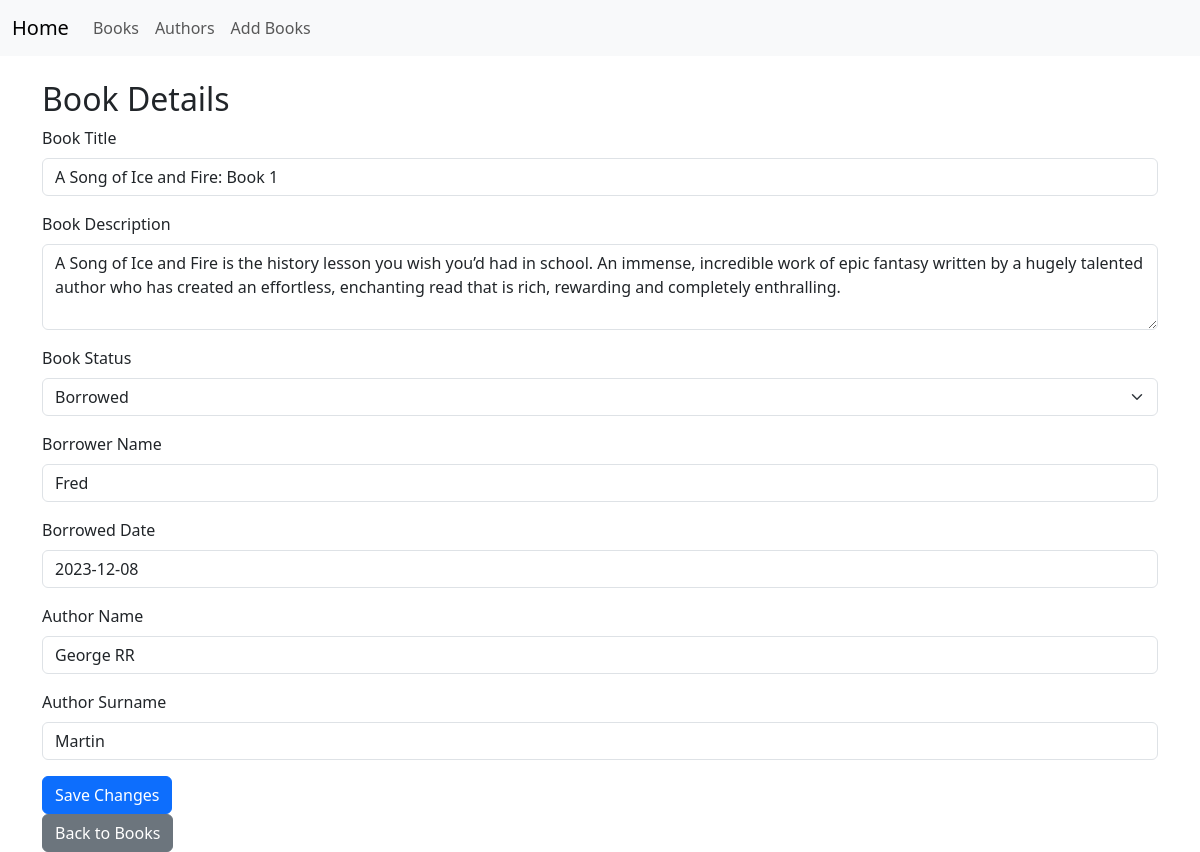
Screenshot of /books/1 with the database file from the repository.
### app/models.py (models this page shows, shortened)
class Book(db.Model):
    id = db.Column(db.Integer, primary_key=True)
    title = db.Column(db.String(100), unique=True, nullable=False)
    description = db.Column(db.Text)
    status_id = db.Column(db.Integer, db.ForeignKey('status.id'))
    authors = db.relationship('Author', secondary=book_authors, backref=db.backref('books', lazy='dynamic'))
    status = db.relationship('Status', backref='book_status', lazy=True)

class Status(db.Model):
    id = db.Column(db.Integer, primary_key=True)
    available = db.Column(db.Boolean, default=True)
    borrower_name = db.Column(db.String(100))
    borrowed_date = db.Column(db.String(100))

class Author(db.Model):
    id = db.Column(db.Integer, primary_key=True)
    name = db.Column(db.String(100), nullable=False)
    surname = db.Column(db.String(100), nullable=False)
    bio = db.Column(db.Text)

### app/routes.py (the view, shortened to what this page needs)
@app.route('/books/<int:book_id>', methods=['GET', 'POST'])
def books_details(book_id):
    book = Book.query.get(book_id)
    previous_status = book.status
    return render_template('book_details.html', book=book)

### app/templates/book_details.html (shortened to what this page needs)
{% extends "index.html" %}
{% block content %}
    <h2>Book Details</h2>
    <form method="POST">
        <div class="mb-3">
            <label for="title" class="form-label">Book Title</label>
            <input type="text" class="form-control" id="title" name="title" value="{{ book.title }}" required>
        </div>
        <div class="mb-3">
            <label for="description" class="form-label">Book Description</label>
            <textarea class="form-control" id="description" name="description" rows="3" required>{{ book.description }}</textarea>
        </div>
        <div class="mb-3">
            <label for="status" class="form-label">Book Status</label>
            <select class="form-select" id="status" name="status">
                {% if book.status.available %}
                    <option value="available" selected>Available</option>
                    <option value="borrowed">Borrowed</option>
                {% else %}
                    <option value="borrowed" selected>Borrowed</option>
                {% endif %}
            </select>
        </div>
        <div class="mb-3" id="borrowerDetails">
            <label for="borrower_name" class="form-label">Borrower Name</label>
            <input type="text" class="form-control" id="borrower_name" name="borrower_name" value="{{ book.status.borrower_name }}" {% if book.status.available %} disabled {% endif %}>
        </div>
        <div class="mb-3" id="borrowedDateDetails">
            <label for="borrowed_date" class="form-label">Borrowed Date</label>
            <input type="text" class="form-control" id="borrowed_date" name="borrowed_date" value="{{ book.status.borrowed_date }}" {% if book.status.available %} disabled {% endif %} readonly>
        </div>
        {% for author in book.authors %}
            <div class="mb-3">
                <label for="author_name{{ loop.index }}" class="form-label">Author Name</label>
                <input type="text" class="form-control" id="author_name{{ loop.index }}" name="author_name{{ loop.index }}" value="{{ author.name }}" required>
            </div>
            <div class="mb-3">
                <label for="author_surname{{ loop.index }}" class="form-label">Author Surname</label>
                <input type="text" class="form-control" id="author_surname{{ loop.index }}" name="author_surname{{ loop.index }}" value="{{ author.surname }}" required>
            </div>
        {% endfor %}
        <button type="submit" class="btn btn-primary">Save Changes</button>
    </form>
    <a href="{{ url_for('books') }}" class="btn btn-secondary">Back to Books</a>
{% endblock %}

### rows the page displays
Book: title "A Song of Ice and Fire: Book 1", description "A Song of Ice and Fire is the history lesson you wish you’d had in school. An immense, incredible work of epic fantasy written by a hugely talented author who has created an effortless, enchanting read that is rich, rewarding and completely enthralling."
Status: status "Borrowed", borrower_name "Fred", borrowed_date "2023-12-08"
Author: name "George RR", surname "Martin"
